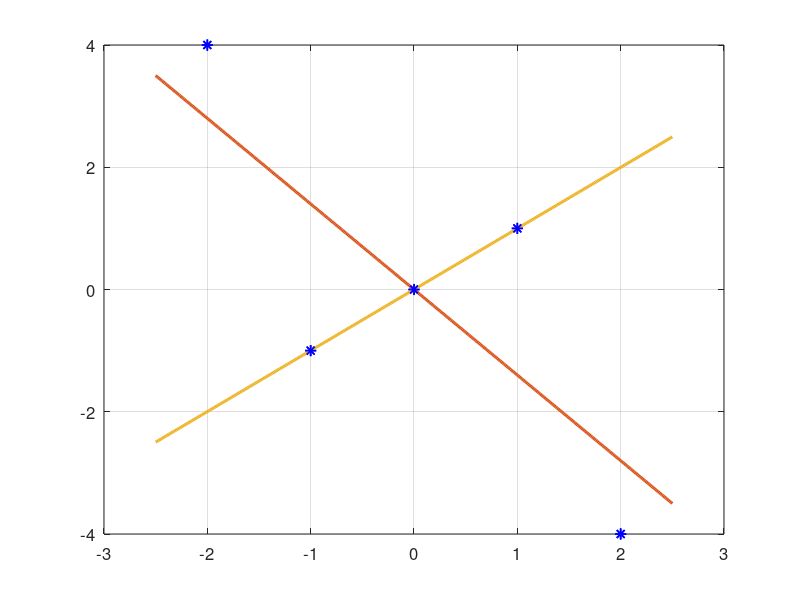

MATLAB code for this plot: (Note: this script raises an error after producing the figure.)
% This script provides an example of heteroscedastic data and compares
% Ordinary Least Squares (OLS) and Weighted Least Squares (WLS) fits.

%% Heteroscedastic example: OLS vs WLS
clear; clc; close all

% --- Data (x, y) and measurement std (sigma) -----------------------------
x     = [-2  -1   0   1   2]';
y     = [ 4  -1   0   1  -4]';
sigma = [10  .1  .1  .1  10]';   % standard deviations at each point

% --- Ordinary Least Squares (y = a + b x) -------------------------------
X     = [ones(size(x)) x];
beta_ols = (X.'*X) \ (X.'*y);     % [a; b]

% --- Weighted Least Squares (weights = 1/sigma^2) -----------------------
w     = 1./(sigma.^2);            % larger sigma -> smaller weight
W     = diag(w);
beta_wls = (X.'*W*X) \ (X.'*W*y); % [a; b]

% --- Lines for plotting --------------------------------------------------
xf   = linspace(-2.5, 2.5, 400);
y_ols = beta_ols(1) + beta_ols(2)*xf;
y_wls = beta_wls(1) + beta_wls(2)*xf;

% --- Plot ---------------------------------------------------------------
figure('Color','w','Position',[100 100 800 700]);
hold on; grid on; box on;
set(gca,'FontSize',12)

% Colors from MATLAB default palette (orange & yellow)
c_orange = [0.8500 0.3250 0.0980];
c_yellow = [0.9290 0.6940 0.1250];

% Data points
plot(x, y, 'b*', 'LineWidth', 1.2, 'MarkerSize', 8)

% Regression lines
plot(xf, y_ols, 'Color', c_orange, 'LineWidth', 2.2)   % OLS
plot(xf, y_wls, 'Color', c_yellow, 'LineWidth', 2.2)   % WLS

hPoints = plot(x, y, 'b*', 'LineWidth', 1.2, 'MarkerSize', 8);
uistack(hPoints, 'top');
% Labels (σ = ...)
offset = [ 0.10  0.10;   % for (-2, 4)
           0.05 -0.25;   % for (-1,-1)
           0.05  0.10;   % for ( 0, 0)
           0.05  0.10;   % for ( 1, 1)
           0.10 -0.25];  % for ( 2,-4)
for i = 1:numel(x)
    text(x(i)+offset(i,1), y(i)+offset(i,2), ...
        sprintf('(\sigma = %.3g)', sigma(i)), ...  % Use %.3g for formatting
        'FontSize', 14)
end

% Axis & legend
xlim([-2.5 2.5]); ylim([-4.5 4.5])
legend('Data points','OLS fit','WLS fit','Location','northeast','FontName','Times New Roman','FontSize',14,'Box','on')

set(gca,'FontName','Times New Roman','FontSize',16);
xlabel('$x$','FontName','Times New Roman','FontSize',18, 'Interpreter','latex');
ylabel('$y$','FontName','Times New Roman','FontSize',18, 'Interpreter','latex');
% legend('Location','northeast');

% --- (Optional) print computed coefficients to command window -----------
fprintf('OLS:  y = %.4f + %.4f x\n', beta_ols(1), beta_ols(2));
fprintf('WLS:  y = %.4f + %.4f x\n', beta_wls(1), beta_wls(2));

% Save the figure as a high-resolution PNG file.
print(gcf, 'Figures/Figure7.png', '-dpng', '-r300');